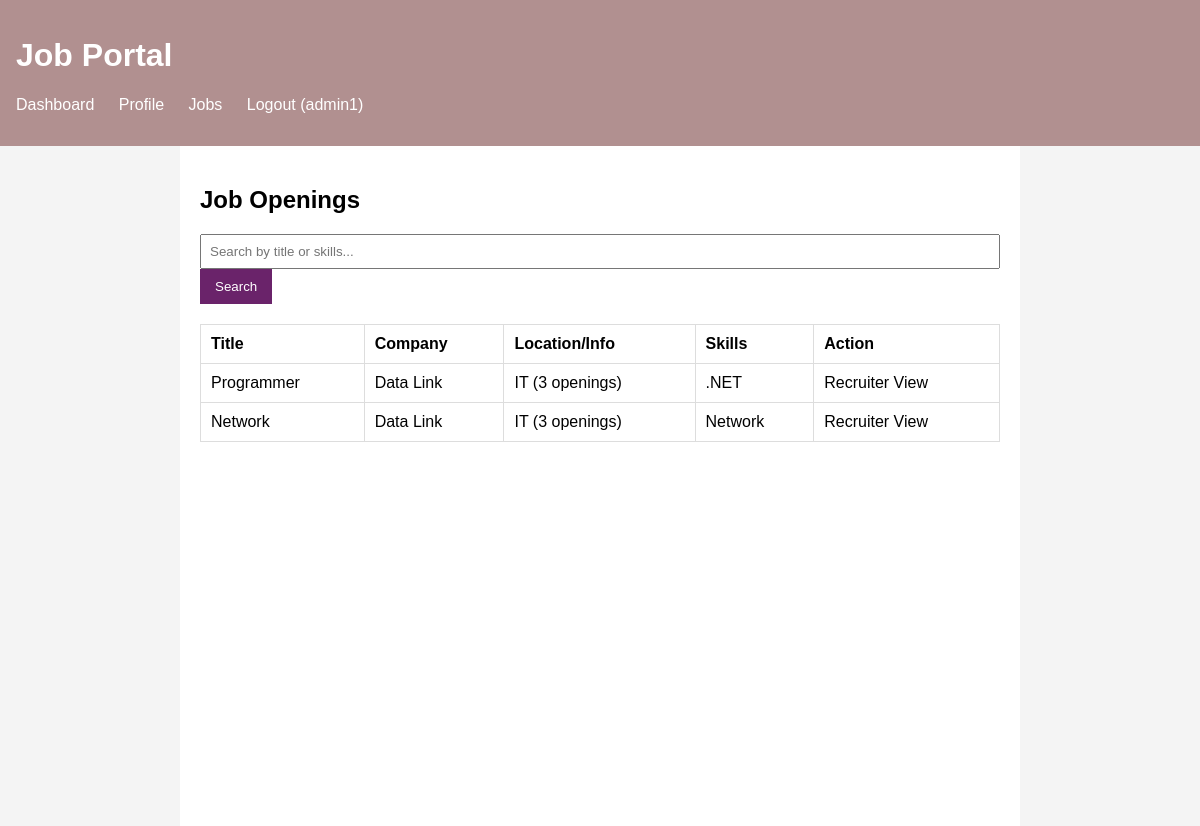
The page /jobs/ (signed in) on the database its author committed.
### jobapp/models.py (models this page shows, shortened)
class CustomUser(AbstractUser):
    user_type = models.CharField(max_length=20, choices=USER_TYPE_CHOICES)
    company_name = models.CharField(max_length=100, blank=True, null=True)
    skills = models.TextField(blank=True, null=True)
    resume = models.FileField(upload_to='resumes/', blank=True, null=True)

class Job(models.Model):
    recruiter = models.ForeignKey(settings.AUTH_USER_MODEL, on_delete=models.CASCADE, related_name='jobs')
    title = models.CharField(max_length=100)
    number_of_openings = models.IntegerField()
    category = models.CharField(max_length=100)
    description = models.TextField()
    skills_required = models.TextField()
    created_at = models.DateTimeField(auto_now_add=True)

### jobapp/views.py (the view)
# urls.py: path('jobs/', views.job_list, name='job_list'),
@login_required
def job_list(request):
    query = request.GET.get('q')
    jobs = Job.objects.all()
    if query:
        jobs = jobs.filter(Q(title__icontains=query) | Q(skills_required__icontains=query))
    applied_job_ids = []
    if request.user.user_type == 'jobseeker':
        applied_job_ids = Application.objects.filter(applicant=request.user).values_list('job_id', flat=True)
    return render(request, 'portal/job_list.html', {'jobs': jobs, 'applied_job_ids': applied_job_ids})

### jobapp/templates/portal/job_list.html
{% extends 'base.html' %}
{% block content %}
<h2>Job Openings</h2>
<form method="get" action="">
    <input type="text" name="q" placeholder="Search by title or skills..." value="{{ request.GET.q|default:'' }}">
    <button type="submit" class="btn">Search</button>
</form>
<table>
    <thead>
        <tr>
            <th>Title</th>
            <th>Company</th>
            <th>Location/Info</th>
            <th>Skills</th>
            <th>Action</th>
        </tr>
    </thead>
    <tbody>
        {% for job in jobs %}
        <tr>
            <td>{{ job.title }}</td>
            <td>{{ job.recruiter.company_name|default:job.recruiter.username }}</td>
            <td>{{ job.category }} ({{ job.number_of_openings }} openings)</td>
            <td>{{ job.skills_required }}</td>
            <td>
                {% if user.user_type == 'jobseeker' %}
                    {% if job.id in applied_job_ids %}
                        <button class="btn" style="background-color: grey; cursor: default;" disabled>Applied</button>
                    {% else %}
                        <a href="{% url 'apply_job' job.id %}" class="btn">Apply</a>
                    {% endif %}
                {% else %}
                    <span>Recruiter View</span>
                {% endif %}
            </td>
        </tr>
        {% empty %}
        <tr>
            <td colspan="5">No jobs found.</td>
        </tr>
        {% endfor %}
    </tbody>
</table>
{% endblock %}

### jobapp/templates/base.html (shortened to what this page needs)
<!DOCTYPE html>
<html lang="en">
<head>
</head>
<body>
    <header>
        <h1>Job Portal</h1>
        <nav>
            <ul>
                {% if user.is_authenticated %}
                    <li><a href="{% url 'dashboard' %}">Dashboard</a></li>
                    <li><a href="{% url 'manage_profile' %}">Profile</a></li>
                    <li><a href="{% url 'job_list' %}">Jobs</a></li>
                    <li><a href="{% url 'logout' %}">Logout ({{ user.username }})</a></li>
                {% else %}
                    <li><a href="{% url 'login' %}">Login</a></li>
                    <li><a href="{% url 'register' %}">Register</a></li>
                {% endif %}
            </ul>
        </nav>
    </header>
    <main>
        {% block content %}{% endblock %}
    </main>
</body>
</html>

### jobapp/templates/base.html (style rules this page uses)
body { font-family: sans-serif; margin: 0; padding: 0; background-color: #f4f4f4; }
header { background-color: #b19090ff; color: #fff; padding: 1rem; }
nav ul { list-style: none; padding: 0; }
nav ul li { display: inline; margin-right: 20px; }
nav a { color: #fff; text-decoration: none; }
main { padding: 20px; max-width: 800px; margin: auto; background: white; min-height: 80vh; }
.btn { padding: 10px 15px; background: #6a236aff; color: white; border: none; cursor: pointer; text-decoration: none; }
input, select, textarea { padding: 8px; width: 100%; box-sizing: border-box; }
table { width: 100%; border-collapse: collapse; margin-top: 20px; }
th, td { padding: 10px; border: 1px solid #ddd; text-align: left; }

### rows shown on the page
CustomUser: username "admin1"
Job: title "Programmer", recruiter.company_name "Data Link", category "IT", number_of_openings "3", skills_required ".NET"
Job: title "Network", recruiter.company_name "Data Link", category "IT", number_of_openings "3", skills_required "Network"
